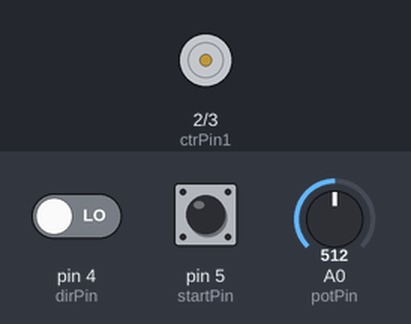
Recording of a sketch running on a simulated Arduino Uno, built with avr-gcc and run on an emulated ATmega328P. On the bench: motor-driver pin pairs drawn as motors (green arrow = first pin HIGH = forward, orange = second pin HIGH = backward, longer = more drive, scaled by the enable pin). The test bench sets the inputs (shaded band); at power-on: pin 5 (startPin) LOW, pin 4 (dirPin) LOW, A0 (potPin) = 512.

Above: at 1.2 s.
1.3 s: pin 5 (startPin) pulled HIGH for 0.15 s
At 1.41 s:
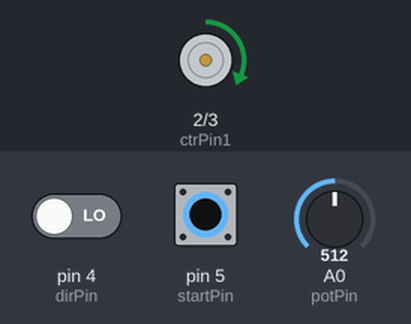
3.0 s: pin 4 (dirPin) driven HIGH
4.5 s: pin 5 (startPin) pulled HIGH for 1 s
At 6.7 s:
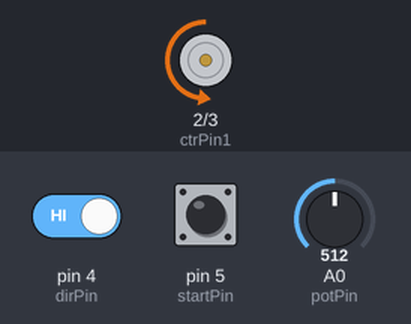
7.0 s: A0 (potPin) set to 716
At 8.2 s:
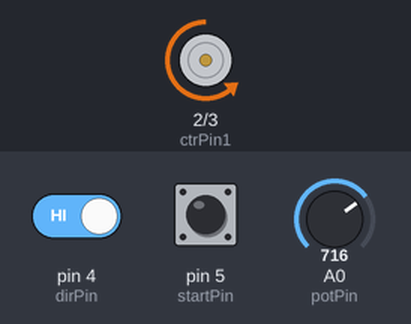
8.5 s: A0 (potPin) set to 900
At 9.6 s:
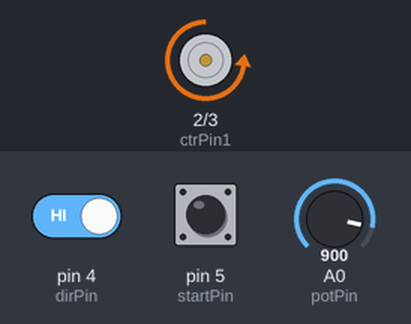
10.0 s: A0 (potPin) set to 122
At 10.7 s:
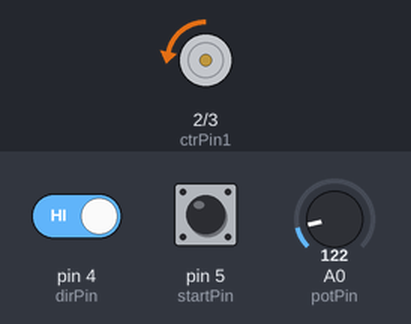
Timing chart, 0 to 12.5 s (numbered marks = the images above; inputs shaded):
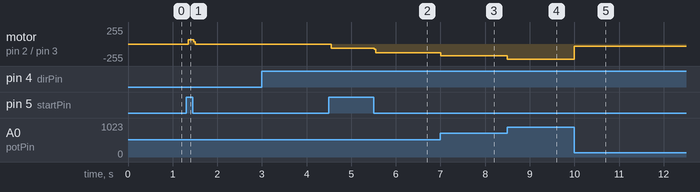

Measured:
- after the input at 1.3 s, motor on pin 2 (ctrPin1) / pin 3 (ctrPin2): stopped → forward 66/255 after 0.05 s, → stopped 0.12 s later
- after the input at 4.5 s, motor on pin 2 (ctrPin1) / pin 3 (ctrPin2): stopped → backward 66/255 after 0.05 s, → backward 128/255 0.96 s later
- after the input at 7.0 s, motor on pin 2 (ctrPin1) / pin 3 (ctrPin2): backward 128/255 → backward 179/255 at once
- after the input at 8.5 s, motor on pin 2 (ctrPin1) / pin 3 (ctrPin2): backward 179/255 → backward 225/255 at once
- after the input at 10.0 s, motor on pin 2 (ctrPin1) / pin 3 (ctrPin2): backward 225/255 → backward 30/255 at once

The sketch:

ZeoT.ino
```cpp
// Blev exempel med extremt långa variabelnamn? kortade dem gick knappt att läsa

const int ctrPin1 = 2;
const int ctrPin2 = 3;
const int enablePin = 9;
const int dirPin = 4;
const int startPin = 5;
const int potPin = A0; // potensial

int start = 0;
int PreOnState = 0;
int dirState = 0;
int preDirState = 0;

int motorEnabled = 0;
int motorSpeed = 0;
int motorDirection = 1;

void setup() {
  pinMode(dirPin, INPUT);
  pinMode(startPin, INPUT);
  pinMode(ctrPin1, OUTPUT);
  pinMode(ctrPin2, OUTPUT);
  pinMode(enablePin, OUTPUT);

  digitalWrite(enablePin, LOW);
}

void loop() {
  start = digitalRead(startPin);
  delay(2);
  dirState = digitalRead(dirPin);
  motorSpeed = analogRead(potPin)/4;

  if(startPin != PreOnState){
    if(start == HIGH){
      //motorEnabled = !motorEnabled; //flipp bool value
      if (motorEnabled) {
         motorEnabled = false;
        }
        else {
        motorEnabled = true;
        }
    }
  }

  if(dirState != preDirState){
    if(dirState==HIGH){
      motorDirection = !motorDirection;
    }
  }

  if(motorDirection == 1){
    digitalWrite(ctrPin1, HIGH);
    digitalWrite(ctrPin2, LOW);
  }
  else{
    digitalWrite(ctrPin1, LOW);
    digitalWrite(ctrPin2, HIGH);
  }

  if(motorEnabled == 1){
    analogWrite(enablePin, motorSpeed);
  }
  else{
    analogWrite(enablePin, 0);
  }

  preDirState = dirState;
  PreOnState = start;

}
```
